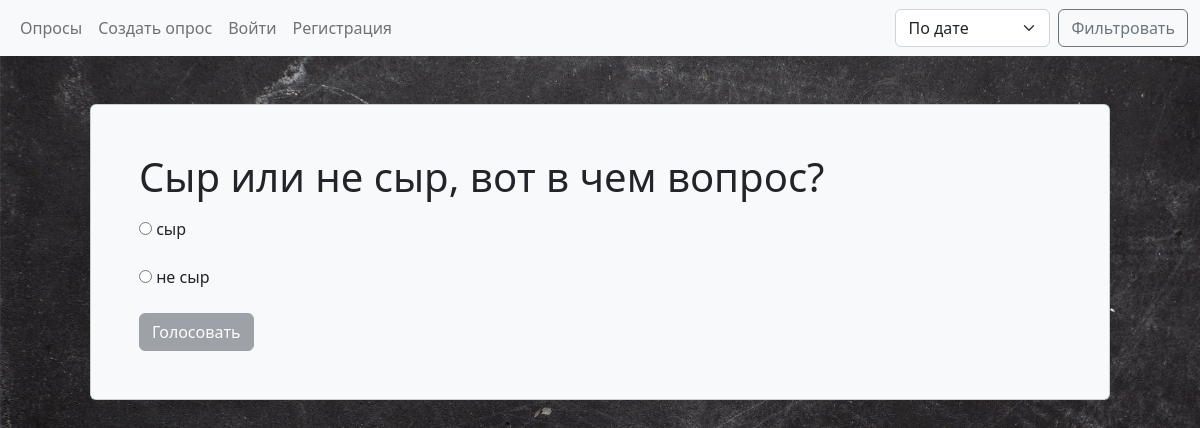
Screenshot of /project/2/ with the database file from the repository.
### project/models.py (models this page shows, shortened)
class Question(models.Model):
    question_text = models.CharField(max_length=200)
    pub_date = models.DateTimeField("date published")
    question_title = models.CharField(max_length=50)
    question_author = models.ForeignKey(User, on_delete=models.CASCADE)

class Choice(models.Model):
    question = models.ForeignKey(Question, on_delete=models.CASCADE)
    choice_text = models.CharField(max_length=200)
    votes = models.IntegerField(default=0)

### project/views.py (the view)
# urls.py: path("project/<int:pk>/", views.DetailView.as_view(), name="detail"),
class DetailView(generic.DetailView):
    model = Question
    template_name = "project/detail.html"
    def get_queryset(self):
        return Question.objects.filter(pub_date__lte=timezone.now())

### project/templates/project/detail.html (shortened to what this page needs)
{% extends "project/base.html" %}
{% block content %}
    <form class="card bg-light p-5 m-5" action="{% url 'vote' question.id %}" method="POST">
        <fieldset>
            <legend><h1>{{ question.question_text }}</h1></legend>
            {% for choice in question.choice_set.all %}
                <div class="mb-3">
                    <input type="radio" name="choice" id="choice {{ choice.id }}" value="{{ choice.id }}">
                    <label for="choice {{ choice.id }}" class="form-label">{{ choice.choice_text }}</label>
                </div>
            {% endfor %}
        </fieldset>
        <div class="d-flex justify-content-between">
            <button disabled id="vote-btn" type="submit" class="btn btn-secondary">Голосовать</button>
        </div>
    </form>
{% endblock %}

### project/static/project/style.css (style rules this page uses)
body { background: url("images/old-black-back.jpg"); background-size: cover; background-attachment: fixed; }

### rows the page displays
Question: question_text "Сыр или не сыр, вот в чем вопрос?"
Choice: choice_text "сыр"
Choice: choice_text "не сыр"
